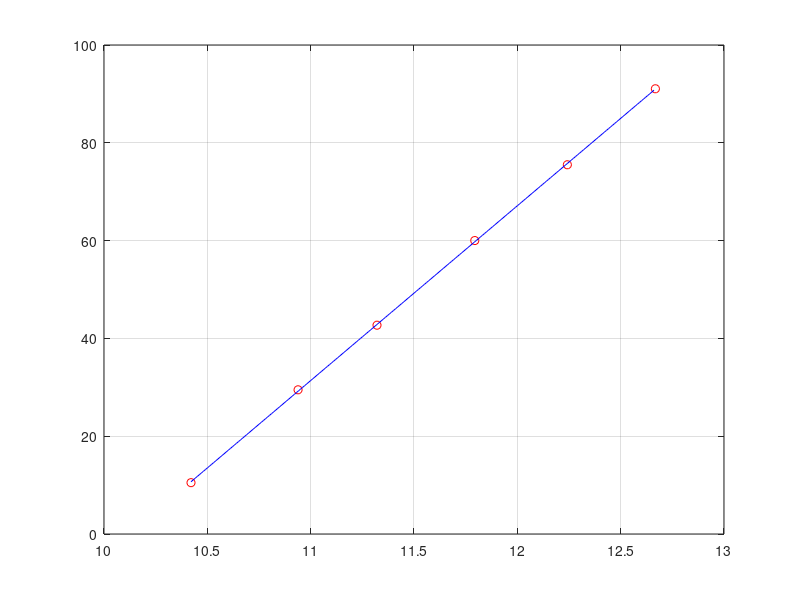

This figure's MATLAB source:
x = [10.421, 10.939, 11.321, 11.794, 12.242, 12.668];y = [10.5, 29.49, 42.7, 60.01, 75.51, 91.05];plot(x,y,'or'), grid;hold onA = [(x.^1)', (x.^0)'];Y = y';X = inv(A' * A) * (A' * Y);a = X(1);fprintf('%.8f\n',a);b = X(2)fprintf('%.8f\n',b);xx = min(x) : 0.01 : max(x);yy = a * xx + b;plot(xx,yy,'b');hold off